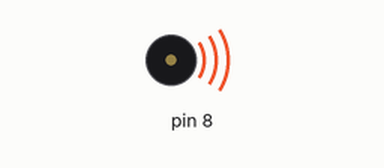
This sketch was run on a simulated Arduino Uno, built with avr-gcc and run on an emulated ATmega328P. Parts: buzzer (waves = sounding).

Above: at 0.1 s.
At 3.1 s:
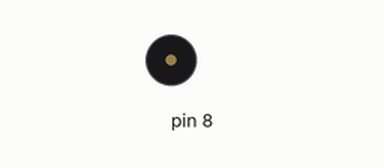
Timing chart, 0 to 4.6 s (numbered marks = the images above):
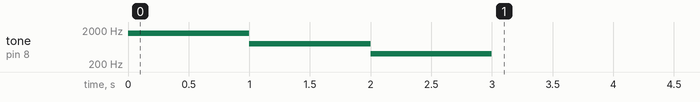

The sketch:

week03_1_pinMode_8_OUTPUT_tone_8_800_1000.ino
```cpp
//week03-1 pinMode_8_OUTPUT_tone_8_800_1000
void setup() {
  // put your setup code here, to run once:
  pinMode(8,OUTPUT); //負責發聲
  tone(8,1600, 1000);
  delay(1000);
  pinMode(8,OUTPUT); //負責發聲
  tone(8,800, 1000);
  delay(1000);
  pinMode(8,OUTPUT); //負責發聲
  tone(8,400, 1000);
  delay(1000);
}

void loop() {
  // put your main code here, to run repeatedly:

}
```
